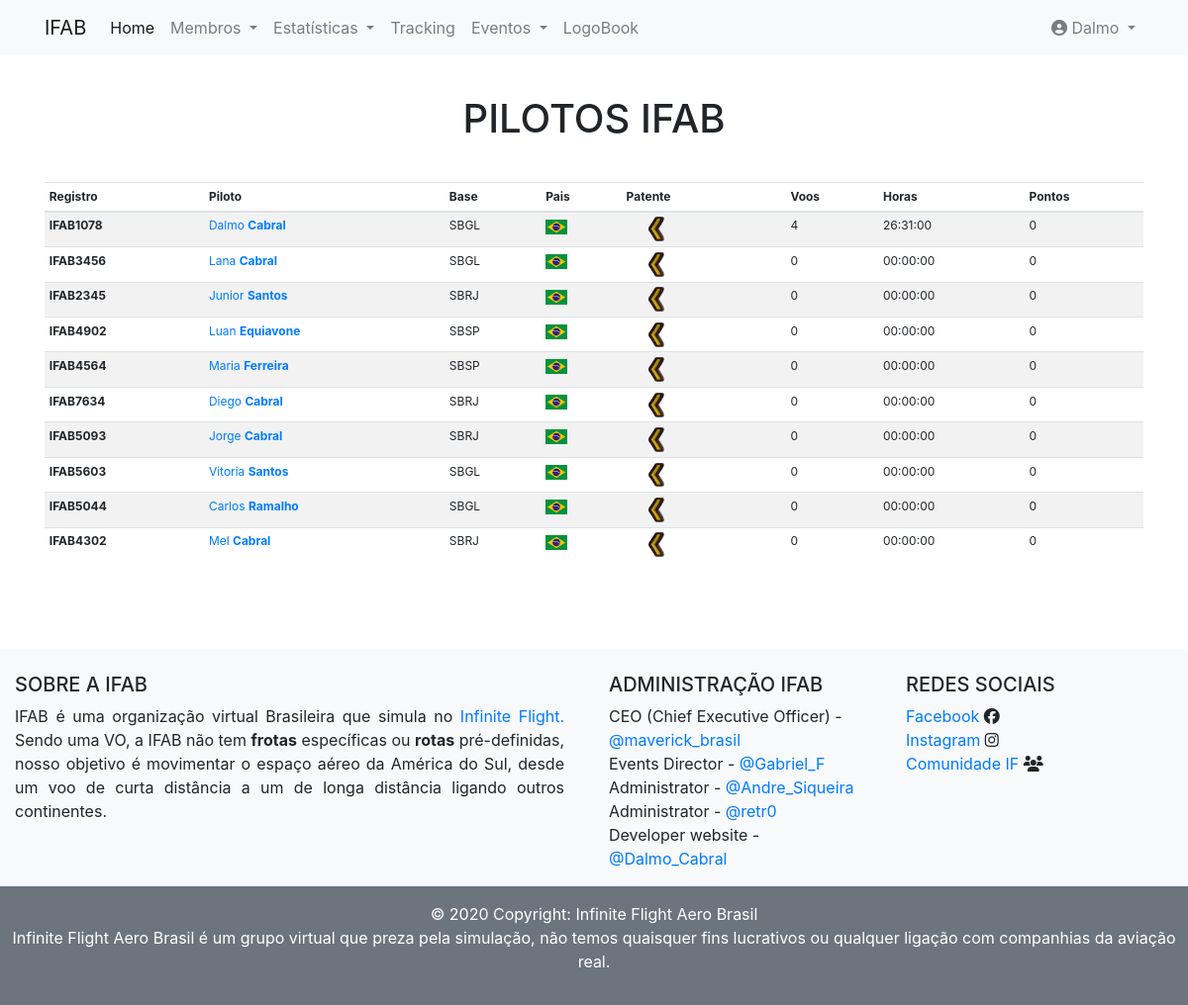
Screenshot of /pilotos (signed in) with the database file from the repository.
### app/models.py (models this page shows, shortened)
class User(db.Model, UserMixin):
    __tablename__ = 'users'
    id = db.Column(db.Integer, primary_key=True)
    username = db.Column(db.String(80), nullable=False)
    sobrenome = db.Column(db.String(200))
    email = db.Column(db.String(120), unique=True, nullable=False, index=True)
    password = db.Column(db.String(120), nullable=False)
    registro = db.Column(db.String(200))
    ifcomunity = db.Column(db.String(400))
    sobremim = db.Column(db.String(200))
    pais = db.Column(db.String(200))
    base = db.Column(db.String(200))
    telefone = db.Column(db.String(200))
    grau = db.Column(db.String(200))
    logbook = db.relationship('Logbook', backref='user', lazy='dynamic')  #lazy='dynamic'
    data_create = db.Column(db.DateTime, default=datetime.utcnow)
    pontos = db.Column(db.Integer(), default=0)
    cont_tempo = db.Column(db.Float, default=0)
    cont_tempo_str = db.Column(db.String(20000), default='00:00:00')
    cont_voo = db.Column(db.Integer, default=0)

### app/routes.py (the view)
@app.route('/pilotos')
def pilotos():
    log = Logbook.query.all()
    user = User.query.all()
    return render_template('pilotos.html', users=user, log=log)

### app/models.py (called while the page is built)
@login_manager.user_loader
def current_user(user_id):
    return User.query.get(user_id)

### app/routes.py (called while the page is built)
@app.before_request
def before_request():
    if current_user.is_authenticated:
        current_user.data_create = datetime.utcnow()
        db.session.commit()

### app/templates/pilotos.html (shortened to what this page needs)
{% extends 'base.html' %}
{% block content %}
<div class="container">
    <h1 class="text-center pilots"  style="margin-top: 40px;">PILOTOS IFAB</h1>
    <div class="table-responsive" style="margin-top: 40px; font-size: 12px;">
        <table class="table table-sm table-striped ">
            <thead>
                <tr>
                    <th>Registro</th>
                    <th>Piloto</th>
                    <th>Base</th>
                    <th>Pais</th>
                    <th>Patente</th>
                    <th>Voos</th>
                    <th>Horas</th>
                    <th>Pontos</th>
                </tr>
            </thead>
            <tbody>
            {% for users in users %}
                <tr>
                    <td><strong>IFAB{{users.registro}}</strong></td>
                    <td><a href="{{ url_for('unique', id=users.id) }}">{{ users.username }} <strong>{{users.sobrenome}}</strong></a></td>
                    <td>{{users.base}}</td>
                    {% if users.pais == 'Brasil' %}
                    <td><img src="../static/img/bandeiras/BR.png" alt=""></td>
                    {% elif users.pais == 'Inglaterra' %}
                    <td><img src="../static/img/bandeiras/GB.png" alt=""></td>
                    {% endif %}
                    <td>
                        {% if users.cont_tempo > 3000 %}
                        <img src="../static/img/patente/CMM.png" alt=""  width="60px">
                      {% elif users.cont_tempo > 2000 %}
                        <img src="../static/img/patente/CMD.png" alt="" width="60px">
                      {% elif users.cont_tempo > 1000 %}
                        <img src="../static/img/patente/POF2.png" alt="" width="60px">
                      {% elif users.cont_tempo > 500 %}
                        <img src="../static/img/patente/POF.png" alt=""  width="60px">
                      {% elif users.cont_tempo > 250 %}
                        <img src="../static/img/patente/COP2.png" alt="" width="60px">
                      {% else %}
                        <img src="../static/img/patente/COP.png" alt="" width="60px">
                      {% endif %}
                    </td>
                    <td>{{users.cont_voo}}</td>
                    <td>{{users.cont_tempo_str}}</td>
                    <td>{{users.pontos}}</td>
                </tr>
            {% endfor %}
            </tbody>
        </table>
    </div>
</div>
{% endblock %}

### app/templates/nav.html (shortened to what this page needs)
<nav class="navbar navbar-expand-lg navbar-light bg-light">
  <div class="container">
    <a class="navbar-brand" href="#">IFAB</a>
    <div class="collapse navbar-collapse" id="navbarNav">
      <ul class="navbar-nav">
        <li class="nav-item active">
          <a class="nav-link" href="{{ url_for('index') }}">Home</a>
        </li>
        <li class="nav-item dropdown">
          <a class="nav-link dropdown-toggle" href="#" id="navbarDropdown" role="button" data-toggle="dropdown"
            aria-haspopup="true" aria-expanded="false">
            Membros
          </a>
        </li>
        <li class="nav-item dropdown">
          <a class="nav-link dropdown-toggle" href="#" id="navbarDropdown" role="button" data-toggle="dropdown"
            aria-haspopup="true" aria-expanded="false">
            Estatísticas
          </a>
        </li>
        <li class="nav-item">
          <a class="nav-link" href="tracker">Tracking</a>
        </li>
        <li class="nav-item dropdown">
          <a class="nav-link dropdown-toggle" href="#" id="navbarDropdown" role="button" data-toggle="dropdown"
            aria-haspopup="true" aria-expanded="false">
            Eventos
          </a>
        </li>
      </ul>
      {% if current_user.is_anonymous %}
      <ul class="nav navbar-nav ml-auto">
        <li class="nav-item">
          <a class="nav-link" href="{{ url_for('login') }}"><i class="fas fa-sign-in-alt"></i> Login</a>
        </li>
      </ul>
      {% else %}
      <ul class="navbar-nav">
        <li>
          <a class="nav-link" href="{{ url_for('user', id=current_user.id) }}">
              LogoBook</a>
        </li>
      </ul>
      <ul class="nav navbar-nav ml-auto">
        <li class="nav-item dropdown">
          <a class="nav-link dropdown-toggle" href="#" id="navbarDropdown" role="button" data-toggle="dropdown"
            aria-haspopup="true" aria-expanded="false"><i class="fas fa-user-circle"></i>
            {{ current_user.username }}
          </a>
        </li>
      </ul>
      {% endif %}
    </div>
  </div>
</nav>

### app/static/css/style.css (style rules this page uses)
body { background-color: #ebeff5; }
html { font-size: 1rem; }

### rows the page displays
User: username "Dalmo", registro "1078", sobrenome "Cabral", base "SBGL", cont_voo "4", cont_tempo_str "26:31:00", pontos "0"
User: registro "3456", username "Lana", sobrenome "Cabral", base "SBGL", cont_voo "0", cont_tempo_str "00:00:00", pontos "0"
User: registro "2345", username "Junior", sobrenome "Santos", base "SBRJ", cont_voo "0", cont_tempo_str "00:00:00", pontos "0"
User: registro "4902", username "Luan", sobrenome "Equiavone", base "SBSP", cont_voo "0", cont_tempo_str "00:00:00", pontos "0"
User: registro "4564", username "Maria", sobrenome "Ferreira", base "SBSP", cont_voo "0", cont_tempo_str "00:00:00", pontos "0"
User: registro "7634", username "Diego", sobrenome "Cabral", base "SBRJ", cont_voo "0", cont_tempo_str "00:00:00", pontos "0"
User: registro "5093", username "Jorge", sobrenome "Cabral", base "SBRJ", cont_voo "0", cont_tempo_str "00:00:00", pontos "0"
User: registro "5603", username "Vitoria", sobrenome "Santos", base "SBGL", cont_voo "0", cont_tempo_str "00:00:00", pontos "0"
User: registro "5044", username "Carlos", sobrenome "Ramalho", base "SBGL", cont_voo "0", cont_tempo_str "00:00:00", pontos "0"
User: registro "4302", username "Mel", sobrenome "Cabral", base "SBRJ", cont_voo "0", cont_tempo_str "00:00:00", pontos "0"
